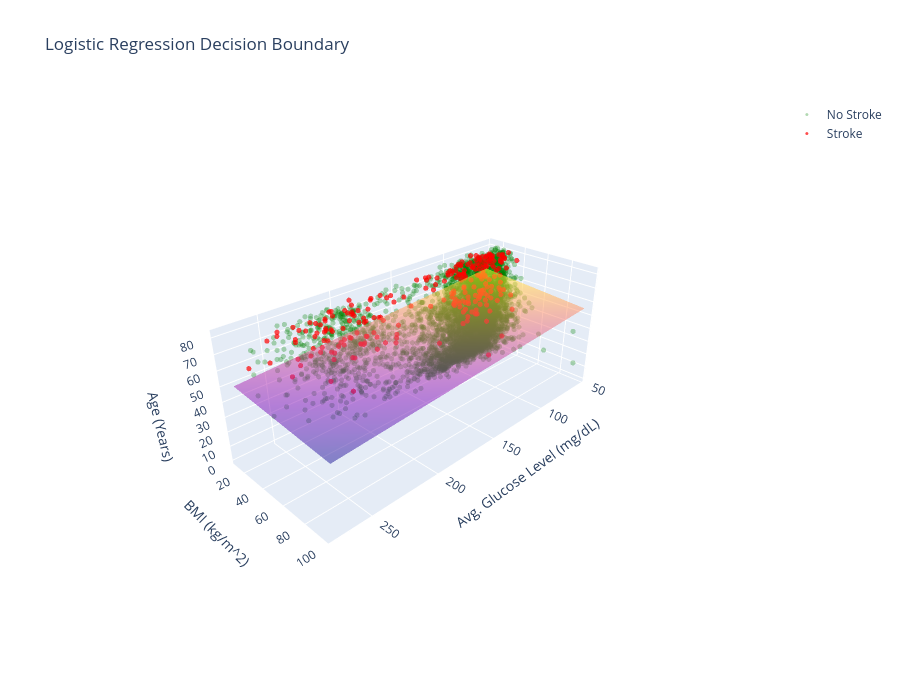

Notebook code cell kept with this figure:
### Markdown cell above
# **Visualization**

Since a logistic regression model was used in order to predict stroke risk, it was important to visualize the decision boundary in which this model was trained on. So, using the model coefficients and the intercept, the decision boundary was plotted along with the specific data points of every person's age, glucose level, and BMI. As seen below, a 3D plot was used due to the use of these three most important features. Therefore, the decision boundary is a 2D plane. Additionally, it can be seen that the model will not be exactly precise, since a lot of non-stroke data points are present in the boundary where stroke is more likely. However, most of the stroke patients were in the correct boundary.

### Code cell
import plotly.graph_objects as go

# ref: HW4 6.2.3
def visualize_3d_plotly_interactive(X, Y, model):

    # ref: HW5 4.1
    glucose_values = np.linspace(X["avg_glucose_level"].min(), X["avg_glucose_level"].max(), 100)
    bmi_values = np.linspace(X["bmi"].min(), X["bmi"].max(), 100)

    # ref: https://numpy.org/doc/2.3/reference/generated/numpy.meshgrid.html
    # makes the values into tuples
    glucosev, bmiv = np.meshgrid(glucose_values, bmi_values)

    # solving for the decision boundary
    # since it is 3d, the model coeficients and interecept are stored in
    # the .coef_ and .intercept_ variables
    # ref: https://scikit-learn.org/stable/modules/generated/sklearn.linear_model.LogisticRegression.html
    agev = -((model.coef_[0][1] * glucosev + model.coef_[0][2] * bmiv + model.intercept_[0]) / model.coef_[0][0])

    # ref: HW4 6.2.3
    fig = go.Figure()

    # plotting the points without stroke
    fig.add_trace(go.Scatter3d(
        x = X[Y == 0]['avg_glucose_level'],
        y = X[Y == 0]['bmi'],
        z = X[Y == 0]['age'],
        mode = 'markers',
        marker = dict(size = 3, color = 'green', opacity = 0.3),
        name = 'No Stroke'
    ))

    # plotting the points with stroke
    fig.add_trace(go.Scatter3d(
        x = X[Y == 1]['avg_glucose_level'],
        y = X[Y == 1]['bmi'],
        z = X[Y == 1]['age'],
        mode = 'markers',
        marker = dict(size = 3, color = 'red', opacity = 0.7),
        name = 'Stroke'
    ))

    # plotting the decision boundary
    # ref: https://plotly.com/python/3d-surface-plots/
    fig.add_trace(go.Surface(
        x = glucosev,
        y = bmiv,
        z = agev,
        name = 'Decision Boundary',
        opacity = 0.5,
        # was getting a bar on the side that was not necessary
        showscale = False
    ))

    # updating the layout
    fig.update_layout(
        title = 'Logistic Regression Decision Boundary',
        scene = dict(
            xaxis_title = 'Avg. Glucose Level (mg/dL)',
            yaxis_title = 'BMI (kg/m^2)',
            zaxis_title = 'Age (Years)',
            camera = dict(
                eye = dict(x = 2.0, y = 2.0, z = 1.5)
            )
        ),
        width = 900,
        height = 700,
        showlegend = True
    )

    fig.show()

visualize_3d_plotly_interactive(X, Y, model)

### Figure 1 — Plotly figure (JSON) as saved in the notebook; plotly's stock layout.template omitted (floating-point values rounded to 4 significant figures; data arrays with more than 128 entries replaced by an {"elided": "..."} marker saying what was removed)
{"data": [{"marker": {"color": "green", "opacity": 0.3, "size": 3}, "mode": "markers", "name": "No Stroke", "type": "scatter3d", "x": {"elided": "4861 float values"}, "y": {"elided": "4861 float values"}, "z": {"elided": "4861 float values"}}, {"marker": {"color": "red", "opacity": 0.7, "size": 3}, "mode": "markers", "name": "Stroke", "type": "scatter3d", "x": {"elided": "249 float values"}, "y": {"elided": "249 float values"}, "z": {"elided": "249 float values"}}, {"name": "Decision Boundary", "opacity": 0.5, "showscale": false, "type": "surface", "x": {"elided": "100x100 float values"}, "y": {"elided": "100x100 float values"}, "z": {"elided": "100x100 float values"}}], "layout": {"height": 700, "scene": {"camera": {"eye": {"x": 2, "y": 2, "z": 1.5}}, "xaxis": {"title": {"text": "Avg. Glucose Level (mg/dL)"}}, "yaxis": {"title": {"text": "BMI (kg/m^2)"}}, "zaxis": {"title": {"text": "Age (Years)"}}}, "showlegend": true, "title": {"text": "Logistic Regression Decision Boundary"}, "width": 900}}
